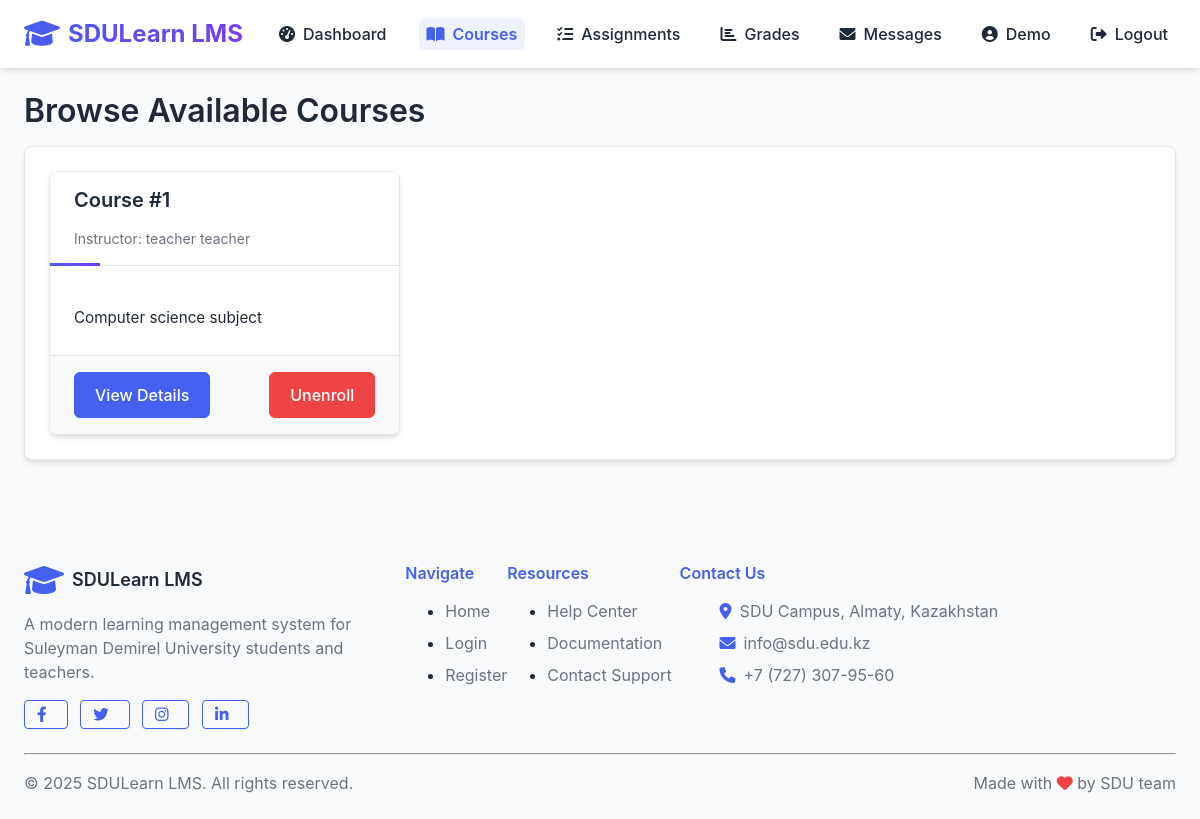
The app's page /student/courses (signed in) with its own data.
### lms/models/user.py (models this page shows, shortened)
class User(db.Model, UserMixin):
    __tablename__ = 'users'
    id = db.Column(db.Integer, primary_key=True)
    first_name = db.Column(db.String(50), nullable=False)
    last_name = db.Column(db.String(50), nullable=False)
    email = db.Column(db.String(120), unique=True, nullable=False)
    password_hash = db.Column(db.String(256), nullable=False)
    role_id = db.Column(db.Integer, db.ForeignKey('roles.id'), nullable=False)
    is_active = db.Column(db.Boolean, default=True)
    created_at = db.Column(db.DateTime, default=datetime.utcnow)
    updated_at = db.Column(db.DateTime, default=datetime.utcnow, onupdate=datetime.utcnow)
    certificate_path = db.Column(db.String(255), nullable=True, default=None)
    certificate_verified = db.Column(db.Boolean, nullable=True, default=False)
    certificate_submitted_at = db.Column(db.DateTime, nullable=True, default=None)
    created_courses = db.relationship('Course', backref='teacher', lazy='dynamic')
    enrollments = db.relationship('Enrollment', back_populates='student', lazy='dynamic')
    submissions = db.relationship('Submission', back_populates='student', lazy='dynamic')
    @property
    def password(self):
        raise AttributeError('Password is not a readable attribute')
    def is_admin(self):
        return self.role.name == 'admin'
    def is_teacher(self):
        return self.role.name == 'teacher'
    def is_student(self):
        return self.role.name == 'student'
    def get_full_name(self):
        return f"{self.first_name} {self.last_name}"

### lms/models/course.py (models this page shows, shortened)
class Course(db.Model):
    __tablename__ = 'courses'
    id = db.Column(db.Integer, primary_key=True)
    title = db.Column(db.String(100), nullable=False)
    description = db.Column(db.Text)
    category_id = db.Column(db.Integer, db.ForeignKey('categories.id'))
    teacher_id = db.Column(db.Integer, db.ForeignKey('users.id'), nullable=False)
    image_path = db.Column(db.String(255))
    is_active = db.Column(db.Boolean, default=True)  # New field for course activation status
    is_approved = db.Column(db.Boolean, default=False)  # Field for admin approval status
    created_at = db.Column(db.DateTime, default=datetime.utcnow)
    materials = db.relationship('Material', backref='course', lazy='dynamic', cascade="all, delete-orphan")
    assignments = db.relationship('Assignment', backref='course', lazy='dynamic', cascade="all, delete-orphan")
    enrollments = db.relationship('Enrollment', back_populates='course', lazy='dynamic', cascade="all, delete-orphan")
    modules = db.relationship('Module', backref='course', lazy='dynamic', cascade="all, delete-orphan")

### lms/routes/student.py (the view)
@student_bp.route('/courses')
@login_required
@student_required
def browse_courses():
    courses = Course.query.filter_by(is_active=True, is_approved=True).all()
    enrollments = Enrollment.query.filter_by(student_id=current_user.id).all()
    enrolled_course_ids = [enrollment.course_id for enrollment in enrollments]
    return render_template('student/browse_courses.html',
                           courses=courses,
                           enrolled_course_ids=enrolled_course_ids)

### app.py (called while the page is built)
@login_manager.user_loader
def load_user(user_id):
    return User.query.get(int(user_id))

### lms/routes/student.py (called while the page is built)
def student_required(f):
    @wraps(f)
    def decorated_function(*args, **kwargs):
        if not current_user.is_authenticated or not current_user.is_student():
            flash('You do not have permission to access this page.', 'danger')
            return redirect(url_for('auth.login'))
        return f(*args, **kwargs)
    return decorated_function

### lms/templates/student/browse_courses.html (shortened to what this page needs)
{% extends 'base.html' %}
{% block content %}
<h1>Browse Available Courses</h1>
<div class="card">
    <div class="card-body">
        {% if courses %}
            <div class="course-grid">
                {% for course in courses %}
                <div class="course-card">
                    <div class="course-card-header">
                        <h4 class="course-title">{{ course.title }}</h4>
                        <div class="course-teacher">Instructor: {{ course.teacher.get_full_name() }}</div>
                    </div>
                    <div class="course-card-body">
                        <div class="course-description">
                            {{ course.description[:150] }}{% if course.description|length > 150 %}...{% endif %}
                        </div>
                    </div>
                    <div class="course-card-footer">
                        <a href="{{ url_for('student.view_course', course_id=course.id) }}" class="btn btn-primary">View Details</a>
                        {% if course.id in enrolled_course_ids %}
                            <a href="{{ url_for('student.unenroll_course', course_id=course.id) }}" class="btn btn-danger">Unenroll</a>
                        {% else %}
                            <a href="{{ url_for('student.enroll_course', course_id=course.id) }}" class="btn btn-success">Enroll</a>
                        {% endif %}
                    </div>
                </div>
                {% endfor %}
            </div>
        {% else %}
            <p>No courses available at the moment.</p>
        {% endif %}
    </div>
</div>
{% endblock %}

### lms/templates/base.html (shortened to what this page needs)
<!DOCTYPE html>
<html lang="en">
<head>
    <link rel="stylesheet" href="{{ url_for('static', filename='css/styles.css') }}">
    <link rel="stylesheet" href="https://cdnjs.cloudflare.com/ajax/libs/font-awesome/6.0.0-beta3/css/all.min.css">
</head>
<body>
    <nav class="navbar">
        <div class="container navbar-container">
            <a href="/" class="navbar-logo">
                <i class="fas fa-graduation-cap"></i> SDULearn LMS
            </a>
            <ul class="navbar-links" id="navbar-links">
                {% if current_user.is_authenticated %}
                    {% if current_user.is_admin() %}
                        <li><a href="{{ url_for('admin.dashboard') }}" {% if request.path.startswith('/admin/dashboard') %}class="active"{% endif %}><i class="fas fa-tachometer-alt"></i> Dashboard</a></li>
                        <li><a href="{{ url_for('admin.manage_users') }}" {% if request.path.startswith('/admin/users') %}class="active"{% endif %}><i class="fas fa-users"></i> Users</a></li>
                        <li><a href="{{ url_for('admin.manage_teachers') }}" {% if request.path.startswith('/admin/teachers') %}class="active"{% endif %}><i class="fas fa-chalkboard-teacher"></i> Teachers</a></li>
                        <li><a href="{{ url_for('admin.manage_courses') }}" {% if request.path.startswith('/admin/courses') %}class="active"{% endif %}><i class="fas fa-book"></i> Courses</a></li>
                        <li><a href="{{ url_for('messages.inbox') }}" {% if request.path.startswith('/messages') %}class="active"{% endif %}><i class="fas fa-envelope"></i> Messages
                            <span id="messages-unread-badge" class="badge badge-danger" style="display: none;"></span>
                        </a></li>
                    {% elif current_user.is_student() %}
                        <li><a href="{{ url_for('student.dashboard') }}" {% if request.path.startswith('/student/dashboard') %}class="active"{% endif %}><i class="fas fa-tachometer-alt"></i> Dashboard</a></li>
                        <li><a href="{{ url_for('student.browse_courses') }}" {% if request.path.startswith('/student/courses') %}class="active"{% endif %}><i class="fas fa-book-open"></i> Courses</a></li>
                        <li><a href="{{ url_for('student.my_assignments') }}" {% if request.path.startswith('/student/assignments') %}class="active"{% endif %}><i class="fas fa-tasks"></i> Assignments</a></li>
                        <li><a href="{{ url_for('student.view_grades') }}" {% if request.path.startswith('/student/grades') %}class="active"{% endif %}><i class="fas fa-chart-bar"></i> Grades</a></li>
                        <li><a href="{{ url_for('messages.inbox') }}" {% if request.path.startswith('/messages') %}class="active"{% endif %}><i class="fas fa-envelope"></i> Messages
                        </a></li>
                    {% endif %}
                    <li><a href="{{ url_for('auth.profile') }}" {% if request.path.startswith('/auth/profile') %}class="active"{% endif %}><i class="fas fa-user-circle"></i> {{ current_user.first_name }}</a></li>
                    <li><a href="{{ url_for('auth.logout') }}"><i class="fas fa-sign-out-alt"></i> Logout</a></li>
                {% endif %}
            </ul>
        </div>
    </nav>
    <div class="container py-4">
        {% block content %}{% endblock %}
    </div>
    <footer class="bg-white py-4 mt-5 border-top">
        <div class="container">
            <div class="row">
                <div class="col-md-4">
                    <div class="d-flex align-items-center mb-3">
                        <i class="fas fa-graduation-cap text-primary mr-2" style="font-size: 2rem;"></i>
                        <h5 class="mb-0">SDULearn LMS</h5>
                    </div>
                    <p class="text-muted">A modern learning management system for Suleyman Demirel University students and teachers.</p>
                    <div class="mt-3">
                        <a href="#" class="btn btn-sm btn-outline-primary mr-2"><i class="fab fa-facebook-f"></i></a>
                        <a href="#" class="btn btn-sm btn-outline-primary mr-2"><i class="fab fa-twitter"></i></a>
                        <a href="#" class="btn btn-sm btn-outline-primary mr-2"><i class="fab fa-instagram"></i></a>
                        <a href="#" class="btn btn-sm btn-outline-primary"><i class="fab fa-linkedin-in"></i></a>
                    </div>
                </div>
                <div class="col-md-2">
                    <h6 class="mb-3 text-primary">Navigate</h6>
                    <ul class="list-unstyled">
                        <li class="mb-2"><a href="/" class="text-muted">Home</a></li>
                        <li class="mb-2"><a href="/auth/login" class="text-muted">Login</a></li>
                        <li class="mb-2"><a href="/auth/register" class="text-muted">Register</a></li>
                    </ul>
                </div>
                <div class="col-md-2">
                    <h6 class="mb-3 text-primary">Resources</h6>
                    <ul class="list-unstyled">
                        <li class="mb-2"><a href="#" class="text-muted">Help Center</a></li>
                        <li class="mb-2"><a href="#" class="text-muted">Documentation</a></li>
                        <li class="mb-2"><a href="#" class="text-muted">Contact Support</a></li>
                    </ul>
                </div>
                <div class="col-md-4">
                    <h6 class="mb-3 text-primary">Contact Us</h6>
                    <ul class="list-unstyled">
                        <li class="mb-2 d-flex align-items-center">
                            <i class="fas fa-map-marker-alt text-primary mr-2"></i>
                            <span class="text-muted">SDU Campus, Almaty, Kazakhstan</span>
                        </li>
                        <li class="mb-2 d-flex align-items-center">
                            <i class="fas fa-envelope text-primary mr-2"></i>
                            <span class="text-muted">info@sdu.edu.kz</span>
                        </li>
                        <li class="mb-2 d-flex align-items-center">
                            <i class="fas fa-phone text-primary mr-2"></i>
                            <span class="text-muted">+7 (727) 307-95-60</span>
                        </li>
                    </ul>
                </div>
            </div>
            <hr class="mt-4 mb-3">
            <div class="d-flex justify-content-between align-items-center">
                <p class="mb-0 text-muted">© 2025 SDULearn LMS. All rights reserved.</p>
                <p class="mb-0 text-muted">Made with <i class="fas fa-heart text-danger"></i> by SDU team</p>
            </div>
        </div>
    </footer>
</body>
</html>

### records on screen
User: first_name "Demo"
Course: title "Course #1", teacher.get_full_name "teacher teacher", description "Computer science subject"
